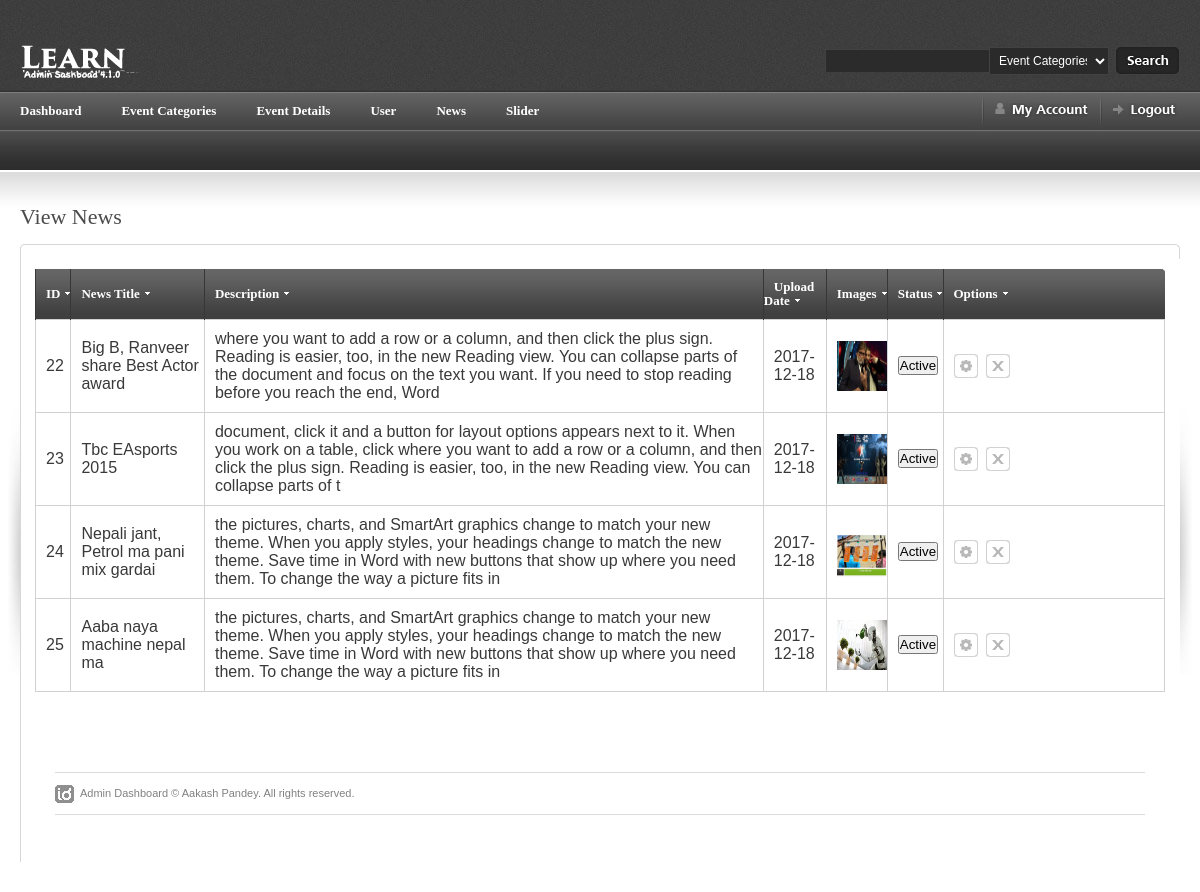
Page /admin/view_news.php (signed in) on the committed database.
### tables this page shows
CREATE TABLE IF NOT EXISTS `tbl_news` (
  `id` int(11) NOT NULL,
  `news_title` varchar(250) NOT NULL,
  `news_description` varchar(10000) NOT NULL,
  `news_image` varchar(150) NOT NULL,
  `upload_date` date NOT NULL,
  `user_id` varchar(50) NOT NULL,
  `status` enum('active','inactive') NOT NULL
);

### admin/view_news.php (the view, shortened to what this page needs)
<?php
include ("../includes/admin_header.php");
include("../database/connection.php");
?>
<div id="content-outer">
<div id="content">
<div id="page-heading"><h1>View News</h1></div>
<table border="0" width="100%" cellpadding="0" cellspacing="0" id="content-table">
<tr>
	<th rowspan="3" class="sized"><img src="../images/shared/side_shadowleft.jpg" width="20" height="300" alt="" /></th>
	<th class="topleft"></th>
	<td id="tbl-border-top">&nbsp;</td>
	<th class="topright"></th>
	<th rowspan="3" class="sized"><img src="../images/shared/side_shadowright.jpg" width="20" height="300" alt="" /></th>
</tr>
<tr>
	<td id="tbl-border-left"></td>
	<td>
	<div id="content-table-inner">
	<table border="0" width="100%" cellpadding="0" cellspacing="0">
	<tr valign="top">
	<td>
		<table border="0" cellpadding="0" cellspacing="0"  id="id-form">
				<table border="0" width="100%" cellpadding="0" cellspacing="0" id="product-table">
				<tr>
					<th class="table-header-repeat line-left"><a href="">ID</a>	</th>
					<th class="table-header-repeat line-left"><a href="">News Title</a></th>
					<th class="table-header-repeat line-left"><a href="">Description</a></th>
					<th class="table-header-repeat line-left"><a href="">Upload Date</a></th>
					<th class="table-header-repeat line-left"><a href="">Images</a></th>
					<th class="table-header-repeat line-left"><a href="">Status</a></th>
					<th class="table-header-options line-left"><a href="">Options</a></th>
				</tr>
					<?php
					$user="select * from tbl_news where status='active'";
					$result=mysqli_query($connection, $user);
					if(mysqli_num_rows($result)>0) {
					while ($row=mysqli_fetch_assoc($result)) {
					?>
					<tr>
					<td><?=$row['id']?></td>
					<td><?=$row['news_title']?></td>
					<td>
					<?php
                  $string=$row['news_description'];
                  if (strlen($string) > 250) {
                        $trimstring = substr($string, 0, 250);
                        } else {
                        $trimstring = $string;
                               }
                  echo $trimstring;
                  ?>
					</td>
					<td><?=$row['upload_date']?></td>
					<td><img src="../images/<?=$row['news_image']?>" height=50 width=50></td>
					<td>
						<?php
							if($row['status'] == 'active') {
								$status = 'Active';
								$class = "success";
							} else {
								$status = 'Inactive';
								$class = "danger";
							}
						?>
						<form method="POST" action="<?=$_SERVER["PHP_SELF"]?>">
						<button type="submit" class="btn btn-<?=$class?>"><?=$status?></button>
						</form>
					</td>
					<td >
					<?php echo"<a href='edit_news.php?id=$row[id]' title='Edit' class='icon-1 info-tooltip'> </a>";?>
					<?php echo"<a href='delete_news.php?id=$row[id]' title='Delete' class='icon-2 info-tooltip' onclick='return ConfirmDelete()'> </a>";?>
					</td>
				</tr>
				<?php
				}
			}
		?>
				</table>
			</div>
<?php
include '../includes/admin_footer.php';
?>

### css/admin_screen.css (style rules this page uses)
* { margin: 0; padding: 0; }
html, body { height: 100%; }
body { background: #fff; color: #393939; font-family: Arial; font-size: 0px; line-height: 0; }
#content-outer { background: url(../images/shared/content_repeat.jpg) repeat-x; }
#content { color: #333; font-family: Arial, Helvetica, sans-serif; font-size: 12px; line-height: 18px; margin: 0 auto 0 auto; max-width: 1260px; min-width: 780px; padding: 35px 0px 30px 0px; }
#content-table { font-size: 0px; line-height: 0px; }
#content-table th.sized { height: 15px; width: 15px; padding: 0; margin: 0; font-size: 0px; line-height: 0px; }
#content-table-inner { font-size: 12px; line-height: 12px; padding: 10px 0 20px 0; }
#tbl-border-top { background: url(../images/shared/border_bit.jpg) top repeat-x; line-height: 0;font-size: 0px; height: 15px; }
#tbl-border-left { background: url(../images/shared/border_bit.jpg) left repeat-y; }
.topleft { background: url(../images/shared/corner_top_left.jpg) no-repeat; width:15px; height:15px; }
.topright { background: url(../images/shared/corner_top_right.jpg) no-repeat; width:15px; height:15px; }
#page-heading { margin: 0 0 15px 20px; }
h1 { color: #4b4b4b; font-family: Tahoma; font-size: 22px; line-height: 24px; font-weight: normal; }
a.icon-1 { background: url(../images/table_icon_1.gif) no-repeat; display: block; float: left; height: 24px; margin: 0 8px 0 0; width: 24px; }
a.icon-2 { background: url(../images/table_icon_2.gif) no-repeat; display: block; float: left; height: 24px; margin: 0 8px 0 0; width: 24px; }
#product-table { margin-bottom: 20px; }
#product-table td a { color: #393939; }
#product-table th { height: 50px; text-align: left; }
#product-table td { border: 1px solid #d2d2d2; padding: 10px 0 10px 10px; }
.table-header-options { background: url(../images/table/table_header_options.jpg) no-repeat; border: none; min-width: 221px; padding: 0px 0 0 0; width: 221px; }
.table-header-repeat { background: url(../images/table/table_header_repeat.jpg) repeat-x; border: none; font-size: 0px; line-height: 0; padding: 0px 0 0 0; }
.table-header-options a, .table-header-repeat a { background: url(../images/table/table_sort_arrow.gif) right no-repeat; color: #fff; font-family: Tahoma; font-size: 13px; font-weight: bold; line-height: 14px; margin: 0 0 0 10px; padding: 0 10px 0 0; }
th.line-left { border-left: 1px solid #373737; }
table { border-collapse: collapse; }
a { outline: none; text-decoration: none; }
img { border: 0; }
form { margin: 0; padding: 0; }

### rows in the picture
tbl_news: id "22", news_title "Big B, Ranveer share Best Actor award", news_description "where you want to add a row or a column, and then click the plus sign. Reading is easier, too, in the new Reading view. You can collapse parts of the document and focus on the text you want. If you need to stop reading before you reach the end, Word", upload_date "2017-12-18", news_image (picture), status "Active"
tbl_news: id "23", news_title "Tbc EAsports 2015", news_description "document, click it and a button for layout options appears next to it. When you work on a table, click where you want to add a row or a column, and then click the plus sign. Reading is easier, too, in the new Reading view. You can collapse parts of t", upload_date "2017-12-18", news_image (picture), status "Active"
tbl_news: id "24", news_title "Nepali jant, Petrol ma pani mix gardai", news_description "the pictures, charts, and SmartArt graphics change to match your new theme. When you apply styles, your headings change to match the new theme. Save time in Word with new buttons that show up where you need them. To change the way a picture fits in", upload_date "2017-12-18", news_image (picture), status "Active"
tbl_news: id "25", news_title "Aaba naya machine nepal ma", news_description "the pictures, charts, and SmartArt graphics change to match your new theme. When you apply styles, your headings change to match the new theme. Save time in Word with new buttons that show up where you need them. To change the way a picture fits in", upload_date "2017-12-18", news_image (picture), status "Active"
